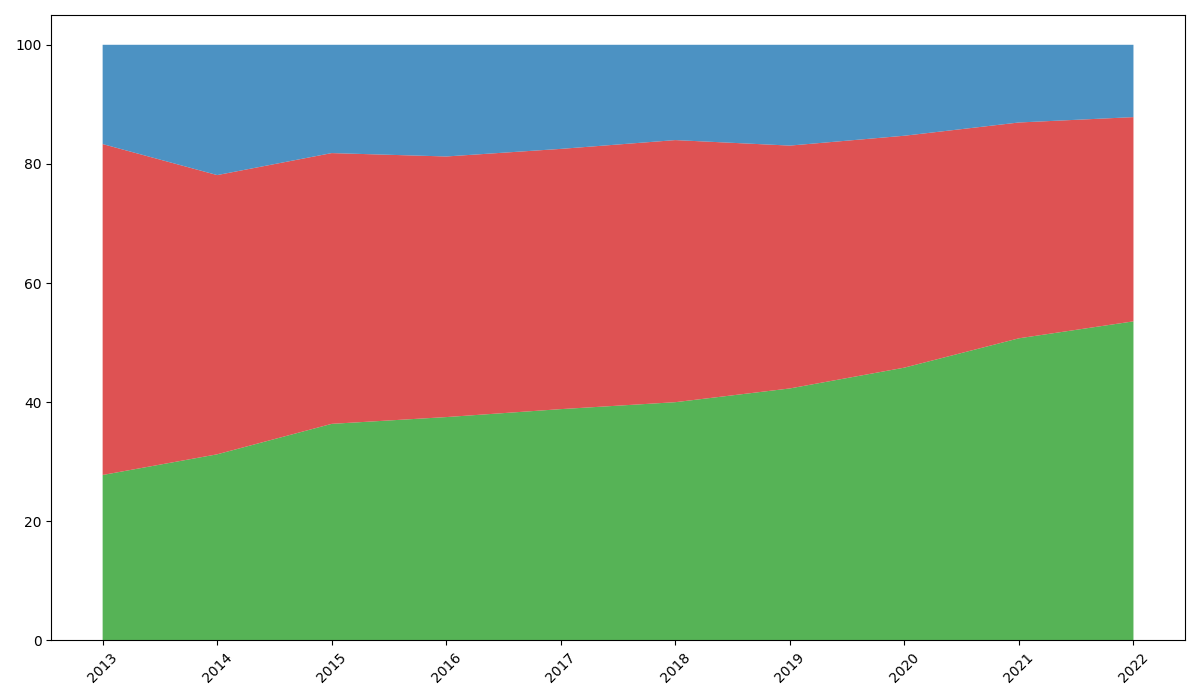

Generate this figure with Python:
import matplotlib.pyplot as plt
import numpy as np

years = np.arange(2013, 2023)

ai_adoption = np.array([5, 10, 20, 30, 40, 50, 55, 60, 70, 75])
iot_adoption = np.array([10, 15, 25, 35, 45, 55, 53, 51, 50, 48])
ar_adoption = np.array([3, 7, 10, 15, 18, 20, 22, 20, 18, 17])

total_adoption = ai_adoption + iot_adoption + ar_adoption
ai_adoption_percentage = (ai_adoption / total_adoption) * 100
iot_adoption_percentage = (iot_adoption / total_adoption) * 100
ar_adoption_percentage = (ar_adoption / total_adoption) * 100
adoption_data = np.vstack([ai_adoption_percentage, iot_adoption_percentage, ar_adoption_percentage])

plt.figure(figsize=(12, 7))
# Shuffled colors
colors = ['#2ca02c', '#d62728', '#1f77b4']
plt.stackplot(years, adoption_data, colors=colors, alpha=0.8)

plt.xticks(years, rotation=45)
plt.tight_layout()
plt.show()
